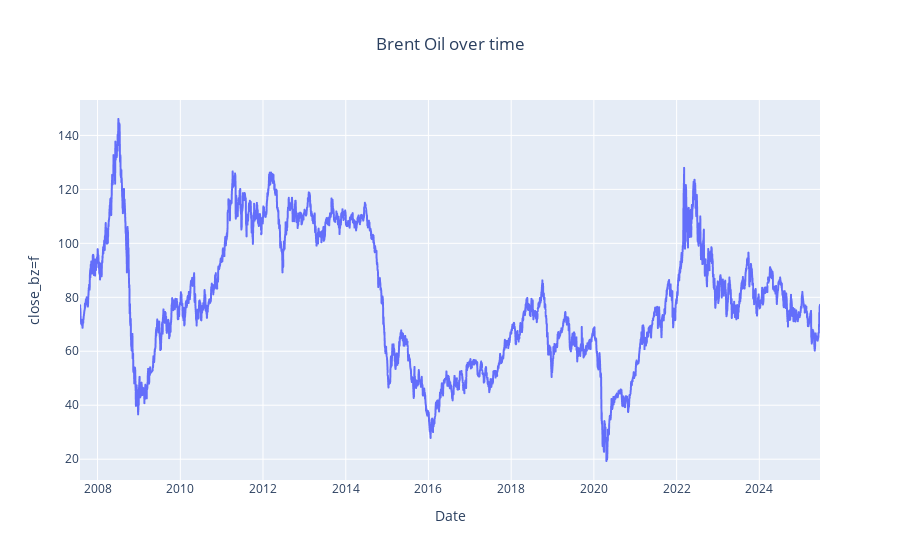

Here is the notebook cell this chart was saved with:
### Code cell
# Dynamic visualisation
fig = px.line(
    brent_oil,
    x=brent_oil.index,
    y='close_bz=f',
    title='Brent Oil over time'
)
fig.update_layout(title_x=0.5)
fig.show()

### Figure 1 — Plotly figure (JSON) as saved in the notebook; plotly's stock layout.template omitted (floating-point values rounded to 4 significant figures; data arrays with more than 128 entries replaced by an {"elided": "..."} marker saying what was removed)
{"data": [{"hovertemplate": "Date=%{x}<br>close_bz=f=%{y}<extra></extra>", "legendgroup": "", "line": {"color": "#636efa", "dash": "solid"}, "marker": {"symbol": "circle"}, "mode": "lines", "name": "", "showlegend": false, "type": "scattergl", "x": {"elided": "4450 str values"}, "xaxis": "x", "y": {"elided": "4450 float values"}, "yaxis": "y"}], "layout": {"legend": {"tracegroupgap": 0}, "title": {"text": "Brent Oil over time", "x": 0.5}, "xaxis": {"anchor": "y", "domain": [0, 1], "title": {"text": "Date"}}, "yaxis": {"anchor": "x", "domain": [0, 1], "title": {"text": "close_bz=f"}}}}
